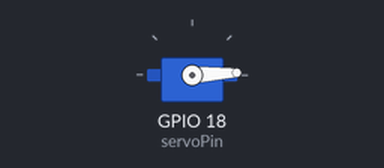
Bench run of a sketch on a simulated ESP32. On the bench: servo.

Above: at 0.05 s.
At 1.3 s:
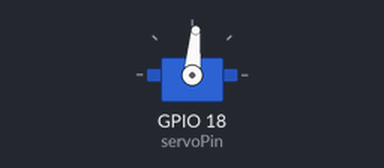
At 2.6 s:
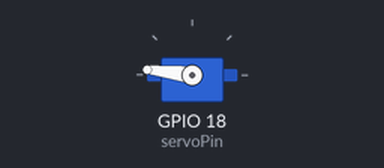
At 5.2 s:
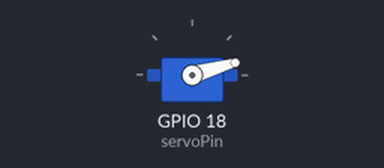
Timing chart, 0 to 7.1 s (numbered marks = the images above):
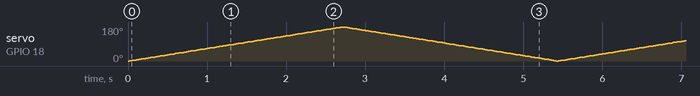

The sketch:

Servo-test.ino
```cpp
#include <ESP32Servo.h>

Servo myServo;

const int servoPin = 18;

void setup() {
  myServo.attach(servoPin);
}

void loop() {
  for (int pos = 0; pos <= 180; pos += 1) {
    myServo.write(pos);
    delay(15);
  }

  for (int pos = 180; pos >= 0; pos -= 1) {
    myServo.write(pos);
    delay(15);
  }
}
```
